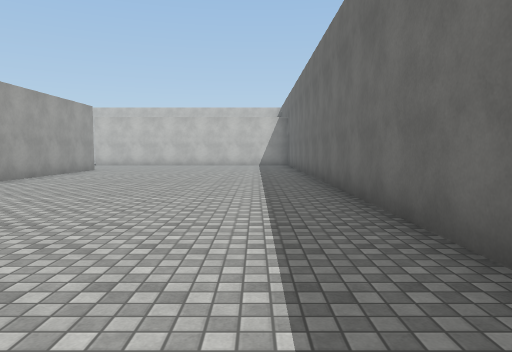
View 1 (above)

18 first-person views from a walk through a scene from a Unity 3-D project. The camera is 1.4 m above the floor, tilts 4° down and sees 70° across. The floor is counted in squares, 2 m on a side. Each view is taken from the middle of a square. On the plan, view 1 faces up. The plan holds only what a view shows up to about 11 squares ahead; the rest is blank. The place goes on beyond the plan. Some animated figures are not drawn. Surface patterns are stand-ins for the level's own textures.

View 2
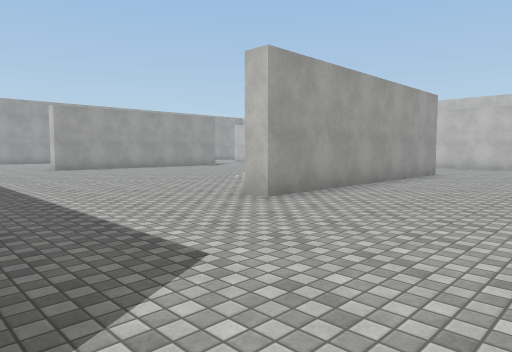

View 3
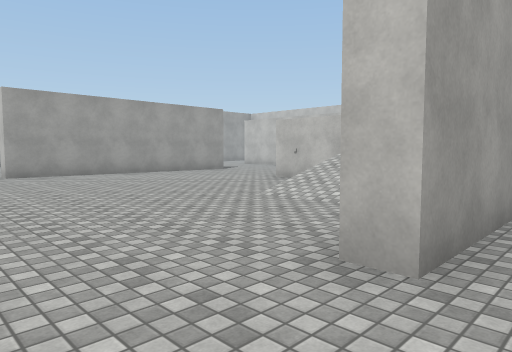

View 4
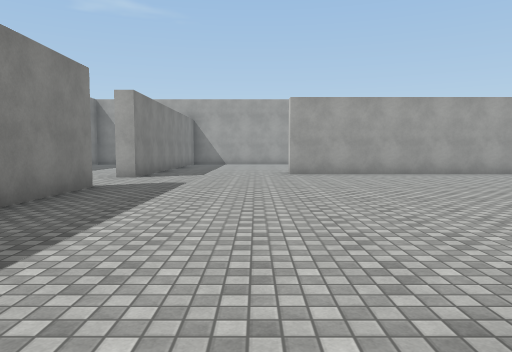

View 5
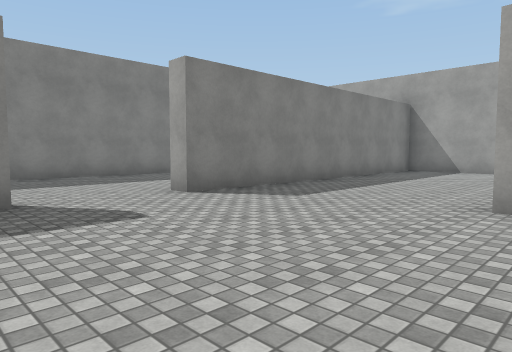

View 6
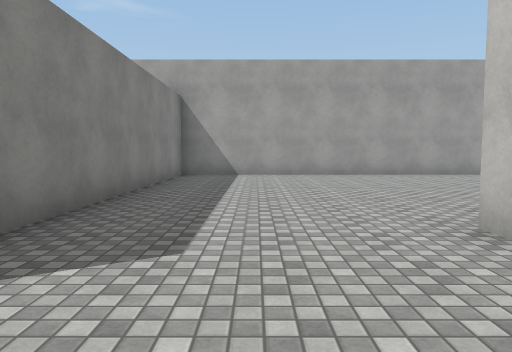

View 7
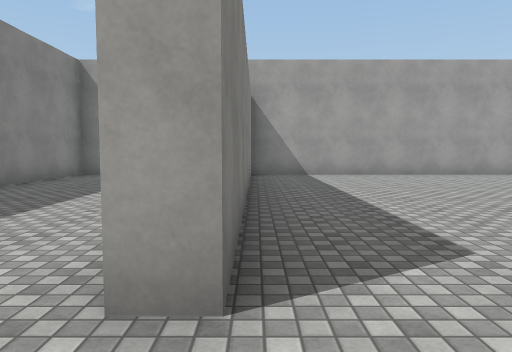

View 8
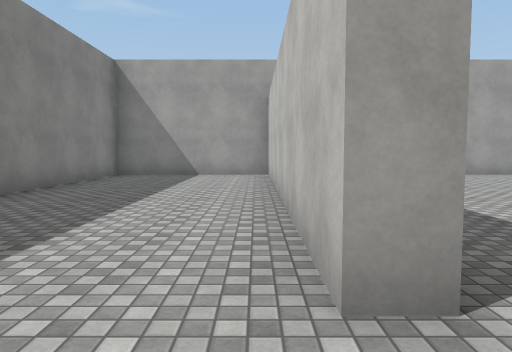

View 9
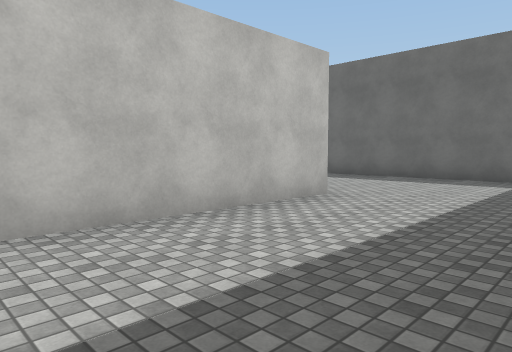

View 10
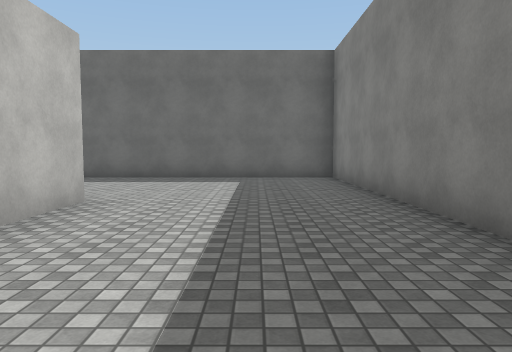

View 11
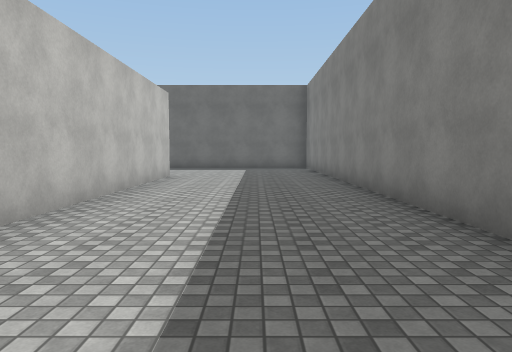

View 12
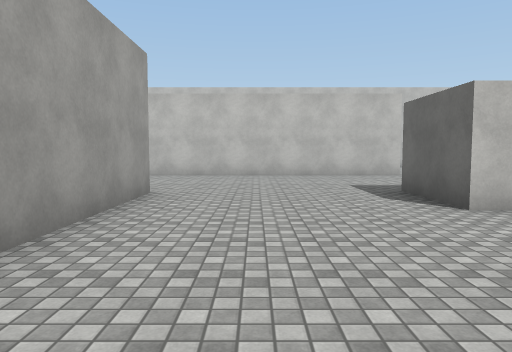

View 13
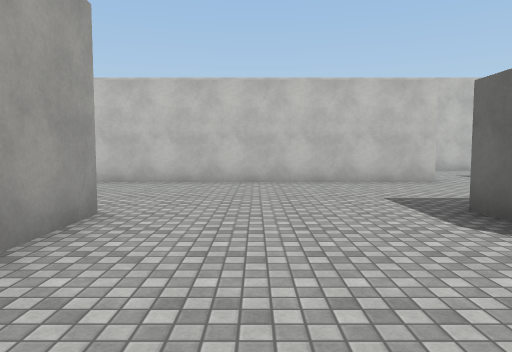

View 14
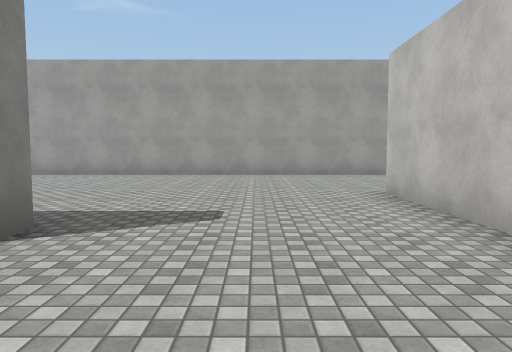

View 15
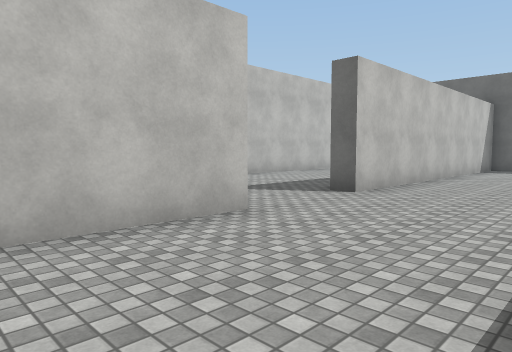

View 16
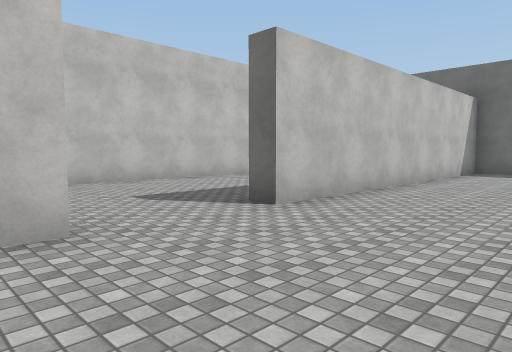

View 17
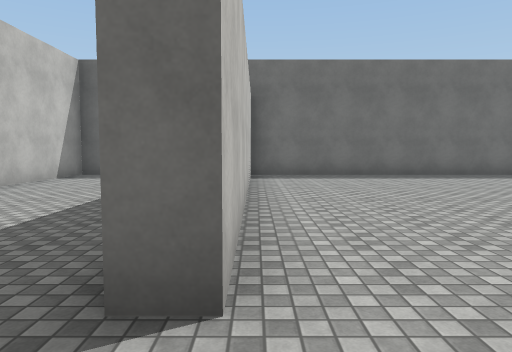

View 18
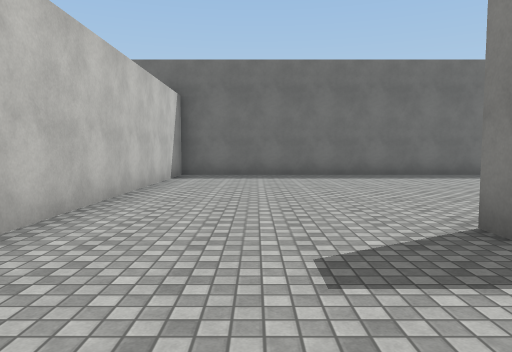

### Floor plan
Points are (right, up) in squares from view 1. A wall is a line through its corners. A room is listed if a view was taken in it or the views show most of it. See-through windows are left out.
Room 1 (views 1, 2, 3, 4, 5, 6, 7, 8, 9, 10, 11, 12, 13, 14, 15, 16, 17, 18)
walls: (-9.5, 11.3) (-11.5, 11.3) (-11.5, 13.2); (-6.2, 13) (-5.7, 13) (-5.7, 6) (-6.2, 6); (-16.2, 13) (-15.7, 13) (-15.7, 6) (-16.2, 6); (-12, 1.9) (-9.4, 1.9); (-9.9, 17.1) (-19, 17.1); (-3, 1.4) (-9.8, 1.4); (-10.2, -3) (1.5, -3) (1.5, 17.1) (-7.5, 17.1) (-7.5, 17.8); (-16.6, -3) (-12.9, -3); (-23.5, 1.4) (-23.5, -3) (-18.6, -3); (-23.5, 18.8) (-23.5, 1.9) (-14.5, 1.9) (-14.5, 1.4) (-23.1, 1.4); (1.5, 22) (-8.5, 22)

Where each view was taken, in squares from view 1:
view 1: 0 up, 0 right, facing up
view 2: 2 up, 2 left, facing up-left
view 3: 4 up, 5 left, facing up-left
view 4: 5 up, 5 left, facing left
view 5: 7 up, 11 left, facing down-left
view 6: 4 up, 13 left, facing left
view 7: 2 up, 13 left, facing left
view 8: 1 up, 13 left, facing left
view 9: 2 down, 8 left, facing up-right
view 10: 1 down, 8 left, facing right
view 11: 1 down, 13 left, facing right
view 12: 7 up, 14 left, facing up
view 13: 9 up, 14 left, facing up
view 14: 15 up, 13 left, facing left
view 15: 14 up, 13 left, facing up-right
view 16: 14 up, 11 left, facing up-right
view 17: 17 up, 9 left, facing right
view 18: 15 up, 9 left, facing right
